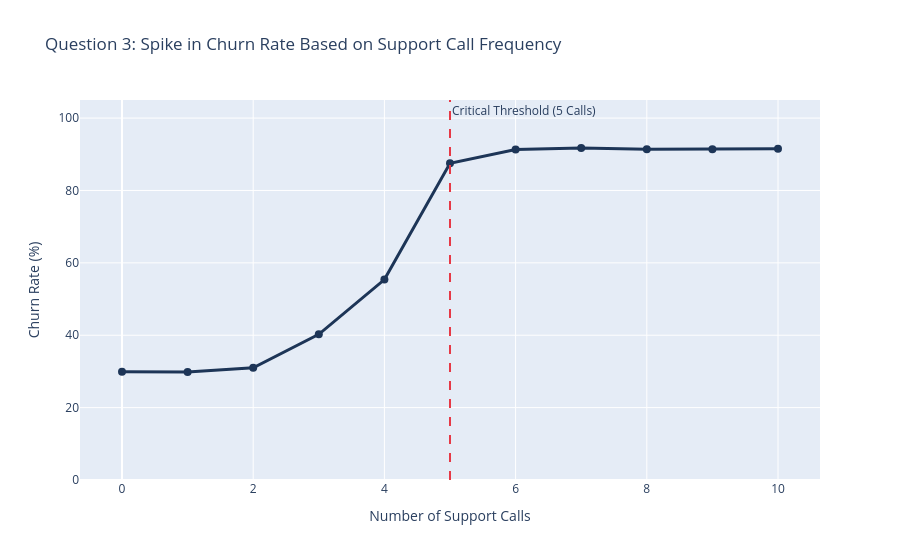

Source (notebook cell):
### Code cell
plot_q3(third_question).show()

### Figure 1 — Plotly figure (JSON) as saved in the notebook; plotly's stock layout.template omitted (floating-point values rounded to 4 significant figures)
{"data": [{"hovertemplate": "Support Calls=%{x}<br>churn_pct=%{y}<extra></extra>", "legendgroup": "", "line": {"color": "#1D3557", "dash": "solid", "width": 3}, "marker": {"size": 8, "symbol": "circle"}, "mode": "lines+markers", "name": "", "orientation": "v", "showlegend": false, "type": "scatter", "x": [0, 1, 2, 3, 4, 5, 6, 7, 8, 9, 10], "xaxis": "x", "y": [29.88, 29.87, 30.98, 40.26, 55.37, 87.49, 91.34, 91.72, 91.41, 91.4, 91.51], "yaxis": "y"}], "layout": {"annotations": [{"showarrow": false, "text": "Critical Threshold (5 Calls)", "x": 5, "xanchor": "left", "xref": "x", "y": 1, "yanchor": "top", "yref": "y domain"}], "legend": {"tracegroupgap": 0}, "shapes": [{"line": {"color": "#E63946", "dash": "dash"}, "type": "line", "x0": 5, "x1": 5, "xref": "x", "y0": 0, "y1": 1, "yref": "y domain"}], "title": {"text": "Question 3: Spike in Churn Rate Based on Support Call Frequency"}, "xaxis": {"anchor": "y", "domain": [0, 1], "title": {"text": "Number of Support Calls"}}, "yaxis": {"anchor": "x", "domain": [0, 1], "range": [0, 105], "title": {"text": "Churn Rate (%)"}}}}
